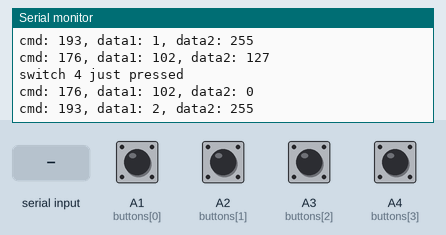
Recording of a sketch running on a simulated Arduino Mega 2560, built with avr-gcc and run on an emulated ATmega2560. On the bench: the last lines printed to the serial monitor. The inputs (shaded band) are chosen by the test bench; at power-on: A1 (buttons[0]), A2 (buttons[1]), A3 (buttons[2]), A4 (buttons[3]) LOW.

Above: at 1.2 s.
1.3 s: "1" received over the second serial link
At 1.8 s:
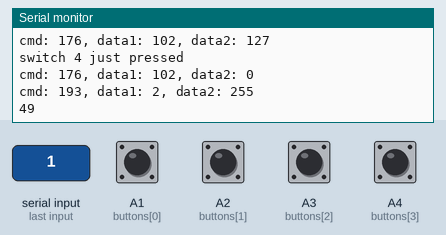
2.8 s: A1 (buttons[0]) pulled HIGH for 0.15 s
At 3.9 s:
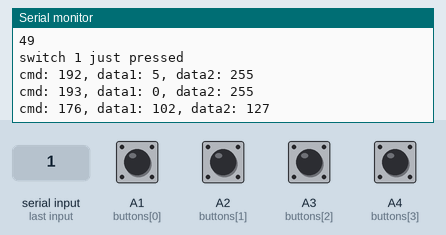
4.4 s: A2 (buttons[1]) pulled HIGH for 0.15 s
At 5.2 s:
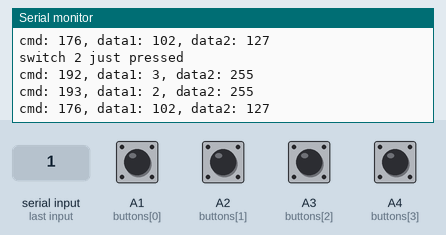
6.0 s: A3 (buttons[2]) pulled HIGH for 0.15 s
At 7.3 s:
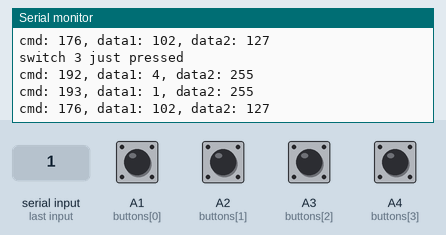
7.6 s: "0" received over the second serial link
At 9.0 s:
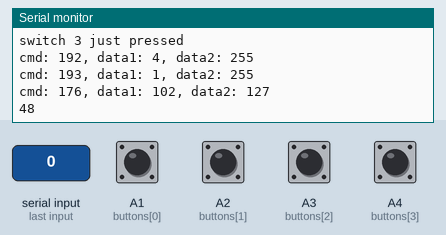
Timing chart, 0 to 10.1 s (numbered marks = the images above; inputs shaded):
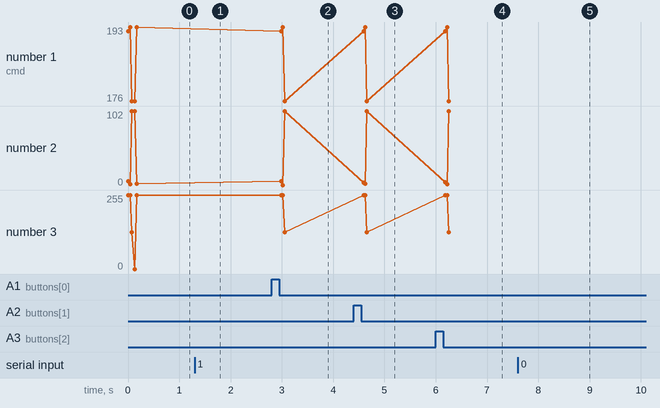

Measured:
- after the input at 1.3 s, the serial monitor: prints a new line at once (image 1)
- after the input at 2.8 s, the serial monitor: prints a new line after 0.16 s (image 2)
- after the input at 4.4 s, the serial monitor: prints a new line after 0.17 s (image 3)
- after the input at 6.0 s, the serial monitor: prints a new line after 0.16 s (image 4)
- after the input at 7.6 s, the serial monitor: prints a new line at once (image 5)

The sketch:

MIDIStrymon.ino
```cpp
#include <Arduino.h>

#define DEBOUNCE 10  // how many ms to debounce, 5+ ms is usually plenty
#define DOUBLECLICK 300  // how many ms for double-press detect

//define the buttons and LEDs
byte buttons[] = {A1, A2, A3, A4};

//determine how big the array up above is, by checking the size
#define NUMBUTTONS sizeof(buttons)

const byte cmdCC01 = 0xB0;  // Control change, channel 1
const byte cmdCC02 = 0xB1;  //                 channel 2
const byte cmdPC01 = 0xC0;  // Program change, channel 1
const byte cmdPC02 = 0xC1;  //                 channel 2

//track if a button is just pressed, just released, or 'currently pressed'
byte pressed[NUMBUTTONS], justpressed[NUMBUTTONS], justreleased[NUMBUTTONS];
byte previous_keystate[NUMBUTTONS], current_keystate[NUMBUTTONS];
int stomp[NUMBUTTONS];
long lastpress[NUMBUTTONS];

byte data;

void setup() {
  // Set up serial ports
  Serial.begin(9600);
  Serial.println("Init...");

  Serial1.begin(31250);

  // Initialize to switch one
  stomp[0] = 0;
  stomp[1] = 127;
  stomp[2] = 127;
  stomp[3] = 127;
  sendCommand(cmdPC01, 5, 0xFF);
  sendCommand(cmdPC02, 1, 0xFF);
  sendCommand(cmdCC01, 102, 127);
}

// 0: Dotted long - Dotted short
// 1: Swell - long / short
// 2: Off long - Off short
// 3: Quarter short - Quarter Long

void loop() {
  // Check for midi in and send it as midi thru
  if (Serial1.available()) {
    data = Serial1.read();
    Serial.println(data);
    Serial1.write(data);
  }

 byte thisSwitch=thisSwitch_justPressed();

  switch(thisSwitch)
  {
  case 0:
    Serial.println("switch 1 just pressed");
    if (stomp[thisSwitch]==0) {
      stomp[thisSwitch] = 127;
      sendCommand(cmdPC01, 5, 0xFF);  // patch change the Timeline
      sendCommand(cmdPC02, 0, 0xFF);  // patch change the BigSky
      sendCommand(cmdCC01, 102, 127); // engage the Timeline
    } else {
      stomp[thisSwitch] = 0;
      sendCommand(cmdPC01, 5, 0xFF);
      sendCommand(cmdPC02, 1, 0xFF);
      sendCommand(cmdCC01, 102, 127);
    }
    break;
  case 1:
    Serial.println("switch 2 just pressed");
    if (stomp[thisSwitch]==0) {
      stomp[thisSwitch] = 127;
      sendCommand(cmdPC01, 3, 0xFF);
      sendCommand(cmdPC02, 1, 0xFF);
      sendCommand(cmdCC01, 102, 127);
    } else {
      stomp[thisSwitch] = 0;
      sendCommand(cmdPC01, 3, 0xFF);
      sendCommand(cmdPC02, 2, 0xFF);
      sendCommand(cmdCC01, 102, 127);
    }
    break;
  case 2:
    Serial.println("switch 3 just pressed");
    if (stomp[thisSwitch]==0) {
      stomp[thisSwitch] = 127;
      sendCommand(cmdPC01, 4, 0xFF);
      sendCommand(cmdPC02, 0, 0xFF);
      sendCommand(cmdCC01, 102, 127);
    } else {
      stomp[thisSwitch] = 0;
      sendCommand(cmdPC01, 4, 0xFF);
      sendCommand(cmdPC02, 1, 0xFF);
      sendCommand(cmdCC01, 102, 127);
    }
    break;
  case 3:
    Serial.println("switch 4 just pressed");
    if (stomp[thisSwitch]==0) {
      stomp[thisSwitch] = 127;
      sendCommand(cmdCC01, 102, 0);  // bypass the Timeline
      sendCommand(cmdPC02, 1, 0xFF);
    } else {
      stomp[thisSwitch] = 0;
      sendCommand(cmdCC01, 102, 0);  // bypass the Timeline
      sendCommand(cmdPC02, 2, 0xFF);
    }
    break;
  }

}

void sendCommand(byte cmd, byte data1, byte data2) {
    Serial1.write(cmd);
    Serial1.write(data1);
    if (data2 != 0xFF) {
      Serial1.write(data2);
    }

     //prints the values in the serial monitor so we can see what note we're playing
    Serial.print("cmd: ");
    Serial.print(cmd);
    Serial.print(", data1: ");
    Serial.print(data1);
    Serial.print(", data2: ");
    Serial.println(data2);
}

void check_switches() {
  static byte previousstate[NUMBUTTONS];
  static byte currentstate[NUMBUTTONS];
  static long lasttime;
  byte index;
  if (millis() < lasttime) {
    // we wrapped around, lets just try again
    lasttime = millis();
  }
  if ((lasttime + DEBOUNCE) > millis()) {
    // not enough time has passed to debounce
    return;
  }

  // ok we have waited DEBOUNCE milliseconds, lets reset the timer
  lasttime = millis();
  for (index = 0; index < NUMBUTTONS; index++) {
    justpressed[index] = 0;       //when we start, we clear out the "just" indicators
    justreleased[index] = 0;
    currentstate[index] = digitalRead(buttons[index]);   //read the button
    if (currentstate[index] == previousstate[index]) {
      if ((pressed[index] == LOW) && (currentstate[index] == LOW)) {
        // just pressed
        justpressed[index] = 1;
      }
      else if ((pressed[index] == HIGH) && (currentstate[index] == HIGH)) {
        justreleased[index] = 1; // just released
      }
      pressed[index] = !currentstate[index];  //remember, digital HIGH means NOT pressed
    }
    previousstate[index] = currentstate[index]; //keep a running tally of the buttons
  }
}

byte thisSwitch_justPressed() {
  byte thisSwitch = 255;
  check_switches();  //check the switches &amp; get the current state
  for (byte i = 0; i < NUMBUTTONS; i++) {
    current_keystate[i]=justpressed[i];
    if (current_keystate[i] != previous_keystate[i]) {
      if (current_keystate[i]) thisSwitch=i;
    }
    previous_keystate[i]=current_keystate[i];
  }
  return thisSwitch;
}
```
